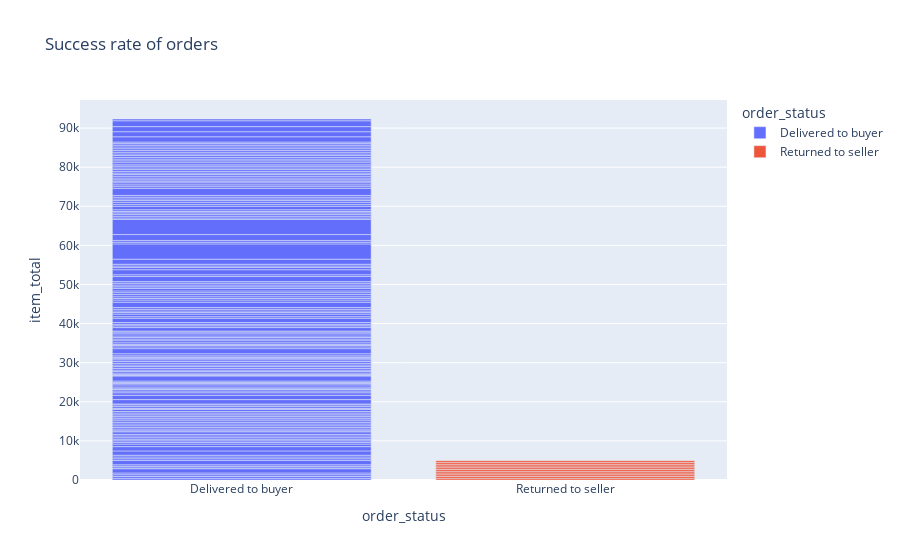

The cell this chart's notebook holds for it:
### Code cell
df_status = df[['order_status', 'item_total']]
fig = px.bar(data_frame=df_status, x='order_status', y='item_total', color='order_status', title='Success rate of orders')
fig.show()

### Figure 1 — Plotly figure (JSON) as saved in the notebook; plotly's stock layout.template omitted (floating-point values rounded to 4 significant figures; data arrays with more than 128 entries replaced by an {"elided": "..."} marker saying what was removed)
{"data": [{"alignmentgroup": "True", "hovertemplate": "order_status=%{x}<br>item_total=%{y}<extra></extra>", "legendgroup": "Delivered to buyer", "marker": {"color": "#636efa", "pattern": {"shape": ""}}, "name": "Delivered to buyer", "offsetgroup": "Delivered to buyer", "orientation": "v", "showlegend": true, "textposition": "auto", "type": "bar", "x": {"elided": "160 str values"}, "xaxis": "x", "y": {"elided": "160 int values"}, "yaxis": "y"}, {"alignmentgroup": "True", "hovertemplate": "order_status=%{x}<br>item_total=%{y}<extra></extra>", "legendgroup": "Returned to seller", "marker": {"color": "#EF553B", "pattern": {"shape": ""}}, "name": "Returned to seller", "offsetgroup": "Returned to seller", "orientation": "v", "showlegend": true, "textposition": "auto", "type": "bar", "x": ["Returned to seller", "Returned to seller", "Returned to seller", "Returned to seller", "Returned to seller", "Returned to seller", "Returned to seller", "Returned to seller", "Returned to seller", "Returned to seller", "Returned to seller"], "xaxis": "x", "y": [449, 449, 449, 449, 449, 449, 449, 449, 449, 449, 449], "yaxis": "y"}], "layout": {"barmode": "relative", "legend": {"title": {"text": "order_status"}, "tracegroupgap": 0}, "title": {"text": "Success rate of orders"}, "xaxis": {"anchor": "y", "categoryarray": ["Delivered to buyer", "Returned to seller"], "categoryorder": "array", "domain": [0, 1], "title": {"text": "order_status"}}, "yaxis": {"anchor": "x", "domain": [0, 1], "title": {"text": "item_total"}}}}
